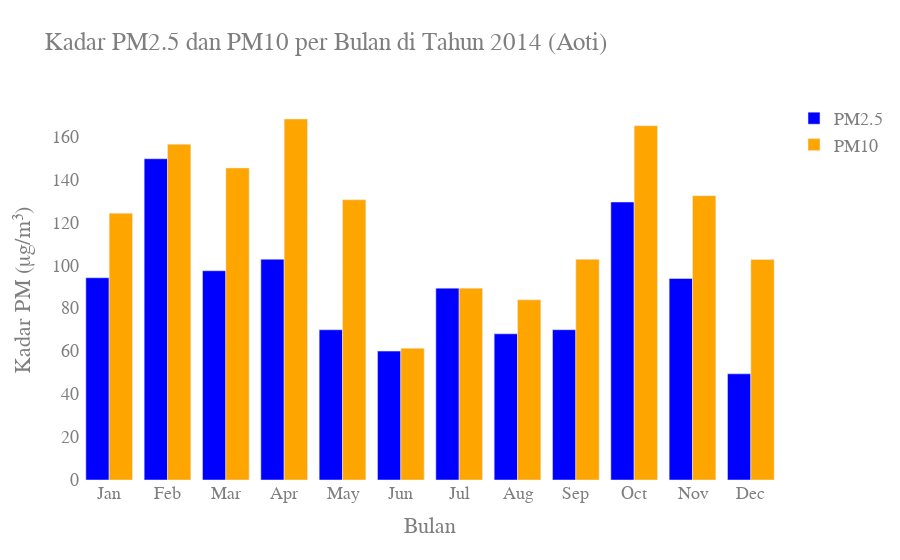

The cell this chart's notebook holds for it:
### Code cell
def partikulasi_polusi(df, year, month, day_start, day_end):
    # Filter data sesuai tahun, bulan, dan hari
    mask = (df['year'] == year) & (df['month'] == month) & (df['day'].between(day_start, day_end))
    monthly_data = df[mask]
    
    # Menghitung rata-rata PM2.5 dan PM10
    avg_PM25 = monthly_data['PM2.5'].mean()
    avg_PM10 = monthly_data['PM10'].mean()
    
    return pd.DataFrame({
        'month': [month],
        'avg_PM25': [avg_PM25],
        'avg_PM10': [avg_PM10]
    })

# Buat dictionary untuk menyimpan data per bulan
partikulasi_polusi_aoti_df_harian_2014 = {}

# Loop untuk mengisi data per bulan
months = range(1, 13)
for month in months:
    partikulasi_polusi_aoti_df_harian_2014[month] = partikulasi_polusi(aotizhongxin_df, year=2014, month=month, day_start=1, day_end=30)

# Gabungkan semua dataframe bulanan ke dalam satu dataframe
all_months_data = pd.concat(partikulasi_polusi_aoti_df_harian_2014.values())

# Pastikan urutan bulan benar
all_months_data['month'] = pd.Categorical(all_months_data['month'], categories=list(range(1, 13)), ordered=True)

# Definisikan warna berbeda untuk PM2.5 dan PM10
color_pm25 = 'blue'
color_pm10 = 'orange'

# Membuat plot menggunakan Plotly
fig = go.Figure()

# Tambahkan data untuk PM2.5
fig.add_trace(go.Bar(
    x=all_months_data['month'].astype(str),  # Ubah bulan menjadi string untuk sumbu x
    y=all_months_data['avg_PM25'],
    name='PM2.5',
    marker_color=color_pm25,
    hovertemplate='<b>Bulan %{x}</b><br>PM2.5: %{y:.2f} μg/m³<extra></extra>'
))

# Tambahkan data untuk PM10
fig.add_trace(go.Bar(
    x=all_months_data['month'].astype(str),  # Ubah bulan menjadi string untuk sumbu x
    y=all_months_data['avg_PM10'],
    name='PM10',
    marker_color=color_pm10,
    hovertemplate='<b>Bulan %{x}</b><br>PM10: %{y:.2f} μg/m³<extra></extra>'
))

# Layout dan label
fig.update_layout(
    title='Kadar PM2.5 dan PM10 per Bulan di Tahun 2014 (Aoti)',
    xaxis=dict(
        title='Bulan',  # Menetapkan judul untuk sumbu x
        tickvals=list(range(1, 13)),  # Nilai untuk sumbu x (bulan 1 sampai 12)
        ticktext=['Jan', 'Feb', 'Mar', 'Apr', 'May', 'Jun', 'Jul', 'Aug', 'Sep', 'Oct', 'Nov', 'Dec']  # Label bulan
    ),
    yaxis=dict(title='Kadar PM (μg/m³)'),  # Menetapkan judul untuk sumbu y
    barmode='group',  # Mengelompokkan batang PM2.5 dan PM10
    plot_bgcolor='rgba(0,0,0,0)',  # Warna latar belakang plot
    paper_bgcolor='rgba(0,0,0,0)',  # Warna latar belakang kertas
    font=dict(
        family="Courier New, monospace",  # Jenis font
        size=18,  # Ukuran font
        color="#7f7f7f"  # Warna font
    )
)

# Tampilkan grafik
fig.show()

### Figure 1 — Plotly figure (JSON) as saved in the notebook; plotly's stock layout.template omitted (floating-point values rounded to 4 significant figures)
{"data": [{"hovertemplate": "<b>Bulan %{x}</b><br>PM2.5: %{y:.2f} μg/m³<extra></extra>", "marker": {"color": "blue"}, "name": "PM2.5", "type": "bar", "x": ["1", "2", "3", "4", "5", "6", "7", "8", "9", "10", "11", "12"], "y": [94.15, 149.6, 97.42, 102.8, 69.94, 60.01, 89.32, 68.05, 69.98, 129.4, 93.8, 49.43]}, {"hovertemplate": "<b>Bulan %{x}</b><br>PM10: %{y:.2f} μg/m³<extra></extra>", "marker": {"color": "orange"}, "name": "PM10", "type": "bar", "x": ["1", "2", "3", "4", "5", "6", "7", "8", "9", "10", "11", "12"], "y": [124.2, 156.3, 145.3, 168.1, 130.5, 61.33, 89.32, 83.87, 102.7, 164.9, 132.4, 102.7]}], "layout": {"barmode": "group", "font": {"color": "#7f7f7f", "family": "Courier New, monospace", "size": 18}, "paper_bgcolor": "rgba(0,0,0,0)", "plot_bgcolor": "rgba(0,0,0,0)", "title": {"text": "Kadar PM2.5 dan PM10 per Bulan di Tahun 2014 (Aoti)"}, "xaxis": {"ticktext": ["Jan", "Feb", "Mar", "Apr", "May", "Jun", "Jul", "Aug", "Sep", "Oct", "Nov", "Dec"], "tickvals": [1, 2, 3, 4, 5, 6, 7, 8, 9, 10, 11, 12], "title": {"text": "Bulan"}}, "yaxis": {"title": {"text": "Kadar PM (μg/m³)"}}}}
